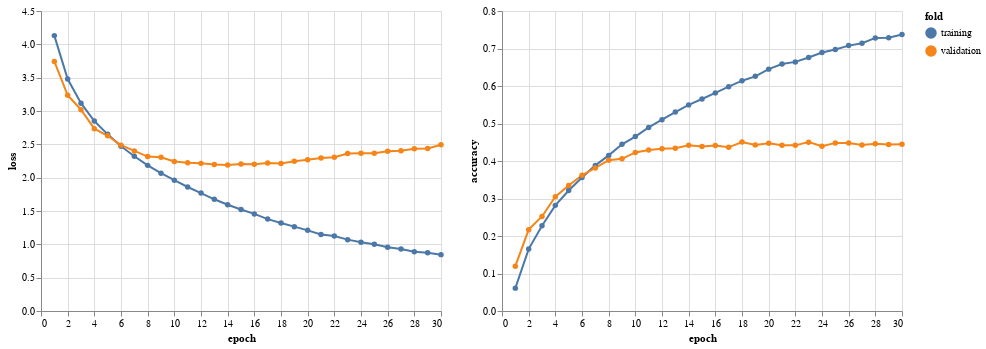

The cell this chart's notebook holds for it:
### Code cell
# plotting the metrics
_ = (
    pd.DataFrame(history.history)
    .reset_index()
    .rename(columns={"index": "epoch"})
    .assign(epoch=lambda df: df.epoch + 1)
)
df = pd.concat(
    [
        _.iloc[:, 0:3].assign(fold="training"),
        _.iloc[:, [0, -2, -1]]
        .rename(columns={"val_accuracy": "accuracy", "val_loss": "loss"})
        .assign(fold="validation"),
    ],
    axis=0,
).reset_index(drop=True)
base = alt.Chart(df).mark_line(point=True)
loss = base.encode(x="epoch:Q", y="loss", color="fold", tooltip=["epoch", alt.Tooltip("loss", format=",.2f")])
accuracy = base.encode(x="epoch:Q", y="accuracy", color="fold", tooltip=["epoch", alt.Tooltip("accuracy", format=",.2f")] )
loss | accuracy

### Figure 1 — Vega-Lite specification as saved in the notebook (floating-point values rounded to 4 significant figures)
{"config": {"view": {"continuousWidth": 400, "continuousHeight": 300}}, "hconcat": [{"mark": {"type": "line", "point": true}, "encoding": {"color": {"type": "nominal", "field": "fold"}, "tooltip": [{"type": "quantitative", "field": "epoch"}, {"type": "quantitative", "field": "loss", "format": ",.2f"}], "x": {"type": "quantitative", "field": "epoch"}, "y": {"type": "quantitative", "field": "loss"}}}, {"mark": {"type": "line", "point": true}, "encoding": {"color": {"type": "nominal", "field": "fold"}, "tooltip": [{"type": "quantitative", "field": "epoch"}, {"type": "quantitative", "field": "accuracy", "format": ",.2f"}], "x": {"type": "quantitative", "field": "epoch"}, "y": {"type": "quantitative", "field": "accuracy"}}}], "data": {"name": "data-faea37cd230777d8c10fbae2922d3856"}, "$schema": "https://vega.github.io/schema/vega-lite/v4.8.1.json", "datasets": {"data-faea37cd230777d8c10fbae2922d3856": [{"epoch": 1, "loss": 4.131, "accuracy": 0.061, "fold": "training"}, {"epoch": 2, "loss": 3.479, "accuracy": 0.165, "fold": "training"}, {"epoch": 3, "loss": 3.117, "accuracy": 0.2275, "fold": "training"}, {"epoch": 4, "loss": 2.849, "accuracy": 0.2817, "fold": "training"}, {"epoch": 5, "loss": 2.65, "accuracy": 0.3214, "fold": "training"}, {"epoch": 6, "loss": 2.471, "accuracy": 0.3557, "fold": "training"}, {"epoch": 7, "loss": 2.321, "accuracy": 0.3883, "fold": "training"}, {"epoch": 8, "loss": 2.184, "accuracy": 0.415, "fold": "training"}, {"epoch": 9, "loss": 2.067, "accuracy": 0.4445, "fold": "training"}, {"epoch": 10, "loss": 1.962, "accuracy": 0.4652, "fold": "training"}, {"epoch": 11, "loss": 1.86, "accuracy": 0.4896, "fold": "training"}, {"epoch": 12, "loss": 1.768, "accuracy": 0.5102, "fold": "training"}, {"epoch": 13, "loss": 1.676, "accuracy": 0.5304, "fold": "training"}, {"epoch": 14, "loss": 1.594, "accuracy": 0.5497, "fold": "training"}, {"epoch": 15, "loss": 1.523, "accuracy": 0.5652, "fold": "training"}, {"epoch": 16, "loss": 1.456, "accuracy": 0.5817, "fold": "training"}, {"epoch": 17, "loss": 1.379, "accuracy": 0.5982, "fold": "training"}, {"epoch": 18, "loss": 1.32, "accuracy": 0.6142, "fold": "training"}, {"epoch": 19, "loss": 1.265, "accuracy": 0.6258, "fold": "training"}, {"epoch": 20, "loss": 1.21, "accuracy": 0.645, "fold": "training"}, {"epoch": 21, "loss": 1.149, "accuracy": 0.6587, "fold": "training"}, {"epoch": 22, "loss": 1.123, "accuracy": 0.6643, "fold": "training"}, {"epoch": 23, "loss": 1.07, "accuracy": 0.6761, "fold": "training"}, {"epoch": 24, "loss": 1.031, "accuracy": 0.6895, "fold": "training"}, {"epoch": 25, "loss": 1.001, "accuracy": 0.6975, "fold": "training"}, {"epoch": 26, "loss": 0.9566, "accuracy": 0.7077, "fold": "training"}, {"epoch": 27, "loss": 0.9309, "accuracy": 0.714, "fold": "training"}, {"epoch": 28, "loss": 0.8874, "accuracy": 0.7283, "fold": "training"}, {"epoch": 29, "loss": 0.8727, "accuracy": 0.7287, "fold": "training"}, {"epoch": 30, "loss": 0.8455, "accuracy": 0.7376, "fold": "training"}, {"epoch": 1, "loss": 3.744, "accuracy": 0.1196, "fold": "validation"}, {"epoch": 2, "loss": 3.236, "accuracy": 0.2169, "fold": "validation"}, {"epoch": 3, "loss": 3.019, "accuracy": 0.2521, "fold": "validation"}, {"epoch": 4, "loss": 2.735, "accuracy": 0.305, "fold": "validation"}, {"epoch": 5, "loss": 2.628, "accuracy": 0.3348, "fold": "validation"}, {"epoch": 6, "loss": 2.488, "accuracy": 0.362, "fold": "validation"}, {"epoch": 7, "loss": 2.401, "accuracy": 0.3814, "fold": "validation"}, {"epoch": 8, "loss": 2.316, "accuracy": 0.4022, "fold": "validation"}, {"epoch": 9, "loss": 2.307, "accuracy": 0.4057, "fold": "validation"}, {"epoch": 10, "loss": 2.242, "accuracy": 0.4229, "fold": "validation"}, {"epoch": 11, "loss": 2.224, "accuracy": 0.4295, "fold": "validation"}, {"epoch": 12, "loss": 2.214, "accuracy": 0.4325, "fold": "validation"}, {"epoch": 13, "loss": 2.198, "accuracy": 0.4343, "fold": "validation"}, {"epoch": 14, "loss": 2.188, "accuracy": 0.4421, "fold": "validation"}, {"epoch": 15, "loss": 2.207, "accuracy": 0.439, "fold": "validation"}, {"epoch": 16, "loss": 2.201, "accuracy": 0.4414, "fold": "validation"}, {"epoch": 17, "loss": 2.219, "accuracy": 0.4365, "fold": "validation"}, {"epoch": 18, "loss": 2.212, "accuracy": 0.4504, "fold": "validation"}, {"epoch": 19, "loss": 2.246, "accuracy": 0.443, "fold": "validation"}, {"epoch": 20, "loss": 2.27, "accuracy": 0.4475, "fold": "validation"}, {"epoch": 21, "loss": 2.293, "accuracy": 0.4419, "fold": "validation"}, {"epoch": 22, "loss": 2.307, "accuracy": 0.4417, "fold": "validation"}, {"epoch": 23, "loss": 2.361, "accuracy": 0.4503, "fold": "validation"}, {"epoch": 24, "loss": 2.366, "accuracy": 0.4394, "fold": "validation"}, {"epoch": 25, "loss": 2.366, "accuracy": 0.4483, "fold": "validation"}, {"epoch": 26, "loss": 2.398, "accuracy": 0.4483, "fold": "validation"}, {"epoch": 27, "loss": 2.404, "accuracy": 0.4428, "fold": "validation"}, {"epoch": 28, "loss": 2.435, "accuracy": 0.4463, "fold": "validation"}, {"epoch": 29, "loss": 2.437, "accuracy": 0.444, "fold": "validation"}, {"epoch": 30, "loss": 2.494, "accuracy": 0.4446, "fold": "validation"}]}}
